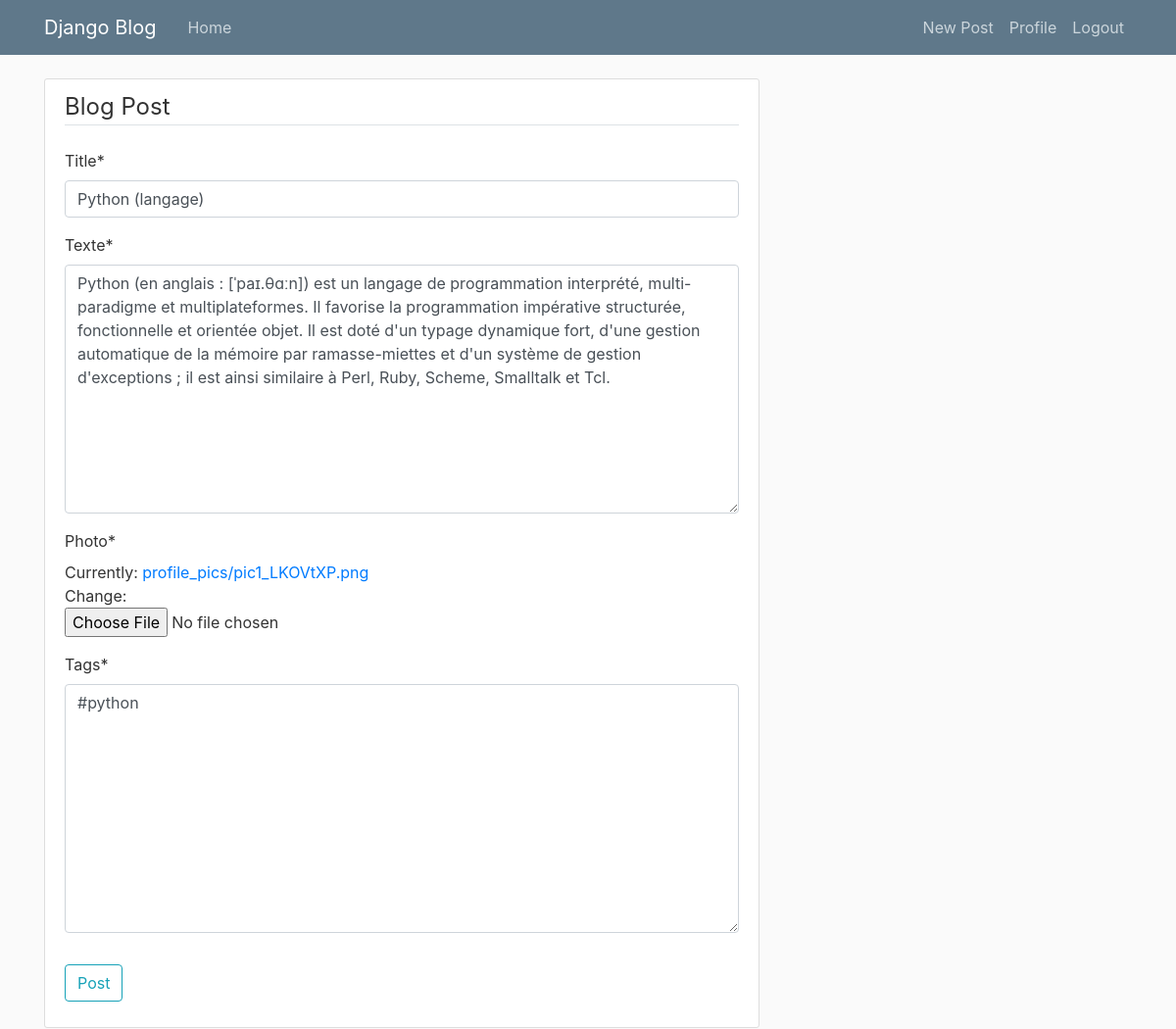
The page /post/4/update/ (signed in) on the database its author committed.
### blog/models.py (models this page shows, shortened)
class Post(models.Model):
	title = models.CharField(max_length=100)
	texte = models.TextField()
	photo = models.ImageField(default='pic1.png', upload_to='profile_pics')
	tags = models.TextField()

### blog/views.py (the view, shortened to what this page needs)
# urls.py: path('post/<int:pk>/update/', PostUpdateView.as_view(), name='post-update'),
class PostUpdateView(LoginRequiredMixin, UpdateView):
	model = Post
	fields = ['title','texte','photo','tags']

### blog/templates/blog/post_form.html (shortened to what this page needs)
{% extends "blog/base.html" %}
{% load crispy_forms_tags %}
{% block content %}
    <div class="content-section">
        <form method="POST" enctype="multipart/form-data">
            <fieldset class="form-group">
                <legend class="border-bottom mb-4">Blog Post</legend>
                {{ form |crispy }}
            </fieldset>
            <div class="form-group">
                <button class="btn btn-outline-info" type="submit">Post</button>
            </div>
        </form>
    </div>
{% endblock content %}

### blog/static/blog/main.css (style rules this page uses)
body { background: #fafafa; color: #333333; margin-top: 5rem; }
.content-section { background: #ffffff; padding: 10px 20px; border: 1px solid #dddddd; border-radius: 3px; margin-bottom: 20px; }

### rows shown on the page
Post: title "Python (langage)", texte "Python (en anglais : [ˈpaɪ.θɑːn]) est un langage de programmation interprété, multi-paradigme et multiplateformes. Il favorise la programmation impérative structurée, fonctionnelle et orientée objet. Il est doté d'un typage dynamique fort, d'une gestion automatique de la mémoire par ramasse-miettes et d'un système de gestion d'exceptions ; il est ainsi similaire à Perl, Ruby, Scheme, Smalltalk et Tcl.", tags "#python"
